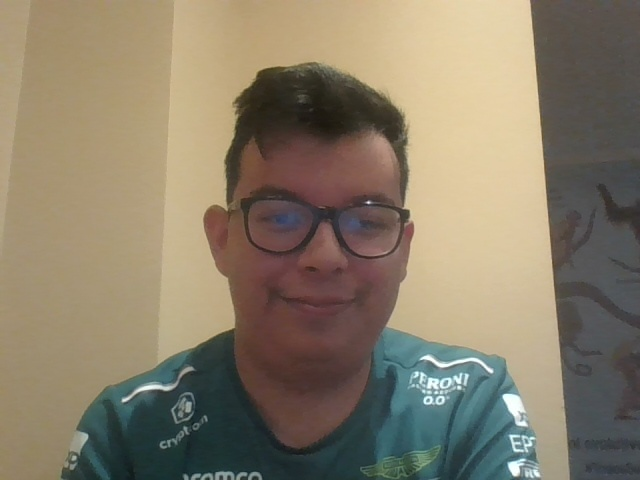
#> input picture PyGAme/nasa-challenge/resources/character/captured_image.jpg, 640 x 480 px
$ python -i cropface.py   (imports and definitions only)
#> lines starting #> are read from the running program, lines starting #| are printed output that depends on the picture
import cv2
from PIL import Image

def cropface():
    face_cascade = cv2.CascadeClassifier(cv2.data.haarcascades + 'haarcascade_frontalface_default.xml')


    image_path = 'resources/character/captured_image.jpg'
    image = cv2.imread(image_path)
#> image is the input picture: shape (480, 640, 3); mean B, G, R 105.7, 125.7, 136.6


    gray = cv2.cvtColor(image, cv2.COLOR_BGR2GRAY)
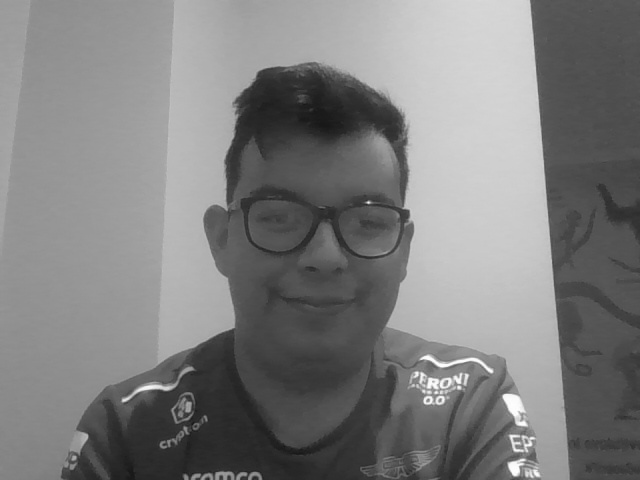
#> gray: shape (480, 640); min 22, max 254, mean 126.7

    # Detect faces
    faces = face_cascade.detectMultiScale(gray, scaleFactor=1.1, minNeighbors=5, minSize=(30, 30))
#> faces = [[215, 142, 199, 199]]

    if len(faces) == 0:
        print("No face detected!")
    else:
        print(f"Detected {len(faces)} face(s)")
#| Detected 1 face(s)

        # Crop the first face detected (you can modify this to handle multiple faces)
        for (x, y, w, h) in faces:
            face = image[y:y+h, x:x+w]

            # Convert the face image from OpenCV (BGR) to PIL (RGB)
            face_rgb = cv2.cvtColor(face, cv2.COLOR_BGR2RGB)
            pil_image = Image.fromarray(face_rgb)

            # Create a transparent background
            pil_image = pil_image.convert("RGBA")

            # Get pixel data
            datas = pil_image.getdata()

            # Set background pixels (not part of the face) as transparent
            new_data = []
            for item in datas:
                if item[0] == 255 and item[1] == 255 and item[2] == 255:  # Assuming the background is white
                    new_data.append((255, 255, 255, 0))  # Transparent
                else:
                    new_data.append(item)  # Keep face as it is

            pil_image.putdata(new_data)

            # Save the new image with transparent background
            pil_image.save('resources/character/cropped_face_with_transparent_bg.png')
            print("Face cropped and saved with transparent background!")
#> this loop made 1 pass
#| Face cropped and saved with transparent background!
#> pass 1, in cropface, `face = image[y:y+h, x:x+w]`:
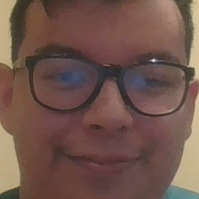
#> face: shape (199, 199, 3); mean B, G, R 75.6, 84.3, 112.1

>>> result = cropface()
